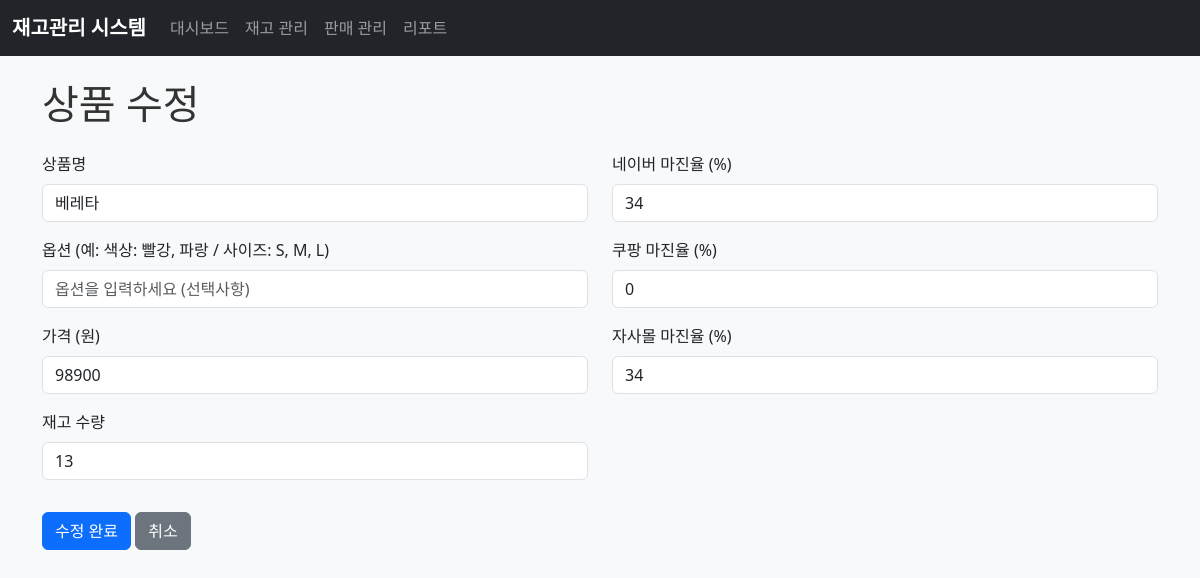
The page /product/edit/10 on the database its author committed.
### tables this page shows
CREATE TABLE products (
        id INTEGER PRIMARY KEY AUTOINCREMENT,
        name VARCHAR(100) NOT NULL,
        options TEXT,
        price DECIMAL(10,2) NOT NULL,
        margin_naver DECIMAL(5,2) NOT NULL,
        margin_coupang DECIMAL(5,2) NOT NULL,
        margin_self DECIMAL(5,2) NOT NULL,
        quantity INTEGER NOT NULL DEFAULT 0,
        created_at DATETIME DEFAULT CURRENT_TIMESTAMP,
        updated_at DATETIME DEFAULT CURRENT_TIMESTAMP
    );

### app.py (the view, shortened to what this page needs)
@app.route('/product/edit/<int:product_id>', methods=['GET', 'POST'])
def edit_product(product_id):
    product = manager.get_product(product_id)
    if not product:
        return redirect(url_for('inventory_page'))
    return render_template('edit_product.html', product=product)

### database.py (called while the page is built)
def get_connection():
    return sqlite3.connect(DATABASE_NAME)

### inventory.py (called while the page is built)
    def get_product(self, product_id: int) -> Optional[Dict]:
        conn = database.get_connection()
        cursor = conn.cursor()
        cursor.execute('''
            SELECT id, name, options, price, margin_naver, margin_coupang, margin_self, quantity,
                   created_at, updated_at
            FROM products
            WHERE id = ?
        ''', (product_id,))
        row = cursor.fetchone()
        conn.close()
        if row:
            return {
                'id': row[0],
                'name': row[1],
                'options': row[2],
                'price': row[3],
                'margin_naver': row[4],
                'margin_coupang': row[5],
                'margin_self': row[6],
                'quantity': row[7],
                'created_at': row[8],
                'updated_at': row[9]
            }
        return None

### templates/edit_product.html (shortened to what this page needs)
{% extends "base.html" %}
{% block content %}
<h1>상품 수정</h1>
<form method="post" action="/product/edit/{{ product.id }}" class="mt-4">
    <div class="row">
        <div class="col-md-6">
            <div class="mb-3">
                <label for="name" class="form-label">상품명</label>
                <input type="text" class="form-control" id="name" name="name" value="{{ product.name }}" required>
            </div>
            <div class="mb-3">
                <label for="options" class="form-label">옵션 (예: 색상: 빨강, 파랑 / 사이즈: S, M, L)</label>
                <input type="text" class="form-control" id="options" name="options" value="{{ product.options if product.options else '' }}" placeholder="옵션을 입력하세요 (선택사항)">
            </div>
            <div class="mb-3">
                <label for="price" class="form-label">가격 (원)</label>
                <input type="number" class="form-control" id="price" name="price" min="0" step="1" value="{{ product.price }}" required>
            </div>
            <div class="mb-3">
                <label for="quantity" class="form-label">재고 수량</label>
                <input type="number" class="form-control" id="quantity" name="quantity" min="0" value="{{ product.quantity }}" required>
            </div>
        </div>
        <div class="col-md-6">
            <div class="mb-3">
                <label for="margin_naver" class="form-label">네이버 마진율 (%)</label>
                <input type="number" class="form-control" id="margin_naver" name="margin_naver" min="0" max="100" step="0.1" value="{{ product.margin_naver }}" required>
            </div>
            <div class="mb-3">
                <label for="margin_coupang" class="form-label">쿠팡 마진율 (%)</label>
                <input type="number" class="form-control" id="margin_coupang" name="margin_coupang" min="0" max="100" step="0.1" value="{{ product.margin_coupang }}" required>
            </div>
            <div class="mb-3">
                <label for="margin_self" class="form-label">자사몰 마진율 (%)</label>
                <input type="number" class="form-control" id="margin_self" name="margin_self" min="0" max="100" step="0.1" value="{{ product.margin_self }}" required>
            </div>
        </div>
    </div>
    <div class="mt-3">
        <button type="submit" class="btn btn-primary">수정 완료</button>
        <a href="/inventory" class="btn btn-secondary">취소</a>
    </div>
</form>
{% endblock %}

### static/css/style.css (style rules this page uses)
body { background-color: #f8f9fa; }
h1, h2, h3 { color: #333; margin-bottom: 20px; }

### rows shown on the page
products: name "베레타", price "98900", quantity "13", margin_naver "34", margin_coupang "0", margin_self "34"
